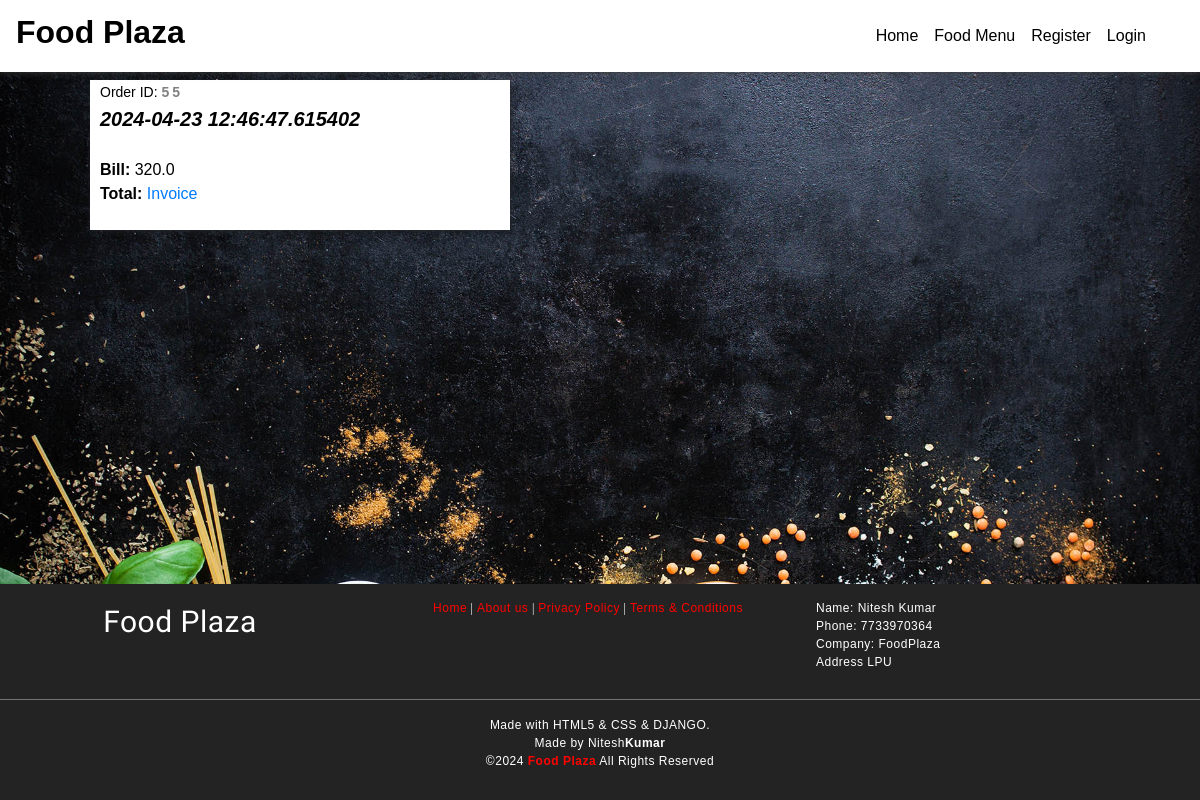
The page /orders on the database its author committed.
### foodapp/models.py (models this page shows)
class Order(models.Model):
	OrderId   = models.AutoField(primary_key=True)
	CustEmail = models.CharField(max_length=30)
	OrderDate = models.CharField(max_length=40)
	TotalBill = models.FloatField(max_length=50)
	class Meta:
		db_table = "FP_Order"

### foodapp/views.py (the view)
# urls.py: path('orders',views.getorder),
def getorder(request):
	orders = Order.objects.all()
	return render(request,'orderlist.html',{'orderlist':orders})

### Templates/foodapp/orderlist.html (shortened to what this page needs)
<!DOCTYPE html>
<html lang="en" dir="ltr">
  <head>
	{% load static %}
    <link rel="stylesheet" type="text/css" href="{% static 'css/imperial_style.css' %}" />
    <link rel="stylesheet" type="text/css" href="{% static 'css/master.css' %}" />
    <link rel="stylesheet" href="https://use.fontawesome.com/releases/v5.7.2/css/all.css">
    <link rel="stylesheet" href="https://use.fontawesome.com/releases/v5.3.1/css/all.css">
<link rel="stylesheet" href="https://stackpath.bootstrapcdn.com/bootstrap/4.4.1/css/bootstrap.min.css">
  </head>
    <nav class="navbar navbar-expand-lg navbar-light" style="position: fixed;width:100%;background-image: linear-gradient(180deg,#FFF,#FFF);box-shadow: 0px 0px 7px 0px #404040;">
      <a class="navbar-brand" href="/"><h2 style="color:black;font-family:sans-serif;font-weight:bolder;"><b>Food Plaza</b></h2></a>
      <div class="collapse navbar-collapse" id="navbarSupportedContent">
        <ul class="navbar-nav" style="margin-left:auto!important;margin-right:30px;">
          <li class="nav-item active">
            <a class="nav-link" id="nav-link" href="home">Home <span class="sr-only">(current)</span></a>
          </li>
          <li class="nav-item active">
            <a class="nav-link" id="nav-link" href="allfood">Food Menu <span class="sr-only">(current)</span></a>
          </li>
          {% if request.session.CustId is None and request.session.AdminId is None %}
          <li class="nav-item active">
            <a class="nav-link" id="nav-link" href="addcustomer">Register <span class="sr-only">(current)</span></a>
          </li>
          {% endif %}
          {% if request.session.CustId is None and request.session.AdminId is None %}
          <li class="nav-item active">
            <a class="nav-link" id="nav-link" href="login">Login <span class="sr-only">(current)</span></a>
          </li>
          {% endif %}
        </ul>
      </div>
    </nav>
    <main style="margin-top:80px;">
      <form action="placeorder" method="post">
{% for o in orderlist %}
      <div class="" style="background:#FFF;position: static;width:35%;height:150px;margin-left: 7.5%;float:left;box-shadow:1px 1px 5px;margin-bottom:10px;">
        <span style="color:black;float:left;margin-left:10px;"><span style="font-size:14px;">Order ID: <b style="letter-spacing: 3px;color: grey;">{{o.OrderId}}</b></span><br /><b style="font-size:20px;"><i>{{o.OrderDate}}</i></b><br/>
<br />
<tr>
<td><b>Bill:  </b></td><td>{{o.TotalBill}}</td><br /><td><b>Total:  </b></td><td id="tlp" style="color:black;"></td>
</tr><a href="#">Invoice</a>
      </span>
      </div>
      {% endfor %}
    </form>
    </main>
    <footer>
      <div class="foot-con">
        <div class="fo-cont-1">
            Food Plaza
        </div>
        <div class="fo-cont-2">
          <a class="ext-link" href="#">Home</a> |
            <a class="ext-link" href="#">About us</a> |
              <a class="ext-link" href="#">Privacy Policy</a> |
                <a class="ext-link" href="#">Terms & Conditions</a>
        </div>
        <div class="fo-cont-3">
          Name:	Nitesh Kumar<br />
Phone:	7733970364<br />
Company:	FoodPlaza<br />
Address	LPU
        </div>
      </div><hr style="background-color: grey;margin-top:0px;"/>Made with HTML5 & CSS & DJANGO.<br />
      Made by Nitesh<b>Kumar</b><br />
      ©<script type='text/javascript'>var creditsyear = new Date();document.write(creditsyear.getFullYear());</script> <a class="ext-link" href="/"><b>Food Plaza</b></a> All Rights Reserved
    </footer>
  </body>
</html>

### foodapp/static/css/imperial_style.css (style rules this page uses)
* { margin: 0; padding: 0; font-family: sans-serif; box-sizing: border-box; text-decoration: none; }
a { color: red; }
#nav-link { font-family: sans-serif; font-weight: 400; color:black; }
footer { margin-top: 10px; padding-top: 15px; padding-bottom: 30px; background-color: #232323; color: white; font-family: sans-serif; font-size:12px; font-weight: normal; letter-spacing: 0.5px; text-align: center; flex-shrink: 0; }
.foot-con { width: 100%; height: 100px; overflow: hidden; }
.fo-cont-1 { width:30%; float: left; text-align: center; font-size: 30px; font-weight: normal; color: ; font-family: 'Bevan', cursive; overflow: hidden; }
.fo-cont-2 { width:38%; float: left; font-size: 12px; text-align: center; font-weight: normal; color: ; font-family: 'Ultra', serif; overflow: hidden; }
.fo-cont-3 { width:30%; float: left; font-size: 12px; text-align: left; }

### foodapp/static/css/master.css (style rules this page uses)
* { margin: 0; padding: 0; font-family: sans-serif; box-sizing: border-box; text-decoration: none; }
main { margin-top: 50px; flex: 1 0 auto; }
footer { margin-top: 10px; padding-top: 15px; padding-bottom: 30px; background-color: #232323; color: white; font-family: sans-serif; font-size:12px; font-weight: normal; letter-spacing: 0.5px; text-align: center; flex-shrink: 0; }
.ext-link { color: red; }
.foot-con { width: 100%; height: 100px; overflow: hidden; }
.fo-cont-1 { width:30%; float: left; text-align: center; font-size: 30px; font-weight: normal; color: ; font-family: 'Bevan', cursive; overflow: hidden; }
.fo-cont-2 { width:38%; float: left; font-size: 12px; text-align: center; font-weight: normal; color: ; font-family: 'Ultra', serif; overflow: hidden; }
.fo-cont-3 { width:30%; float: left; font-size: 12px; text-align: left; }

### rows shown on the page
Order: OrderId "55", OrderDate "2024-04-23 12:46:47.615402", TotalBill "320.0"
